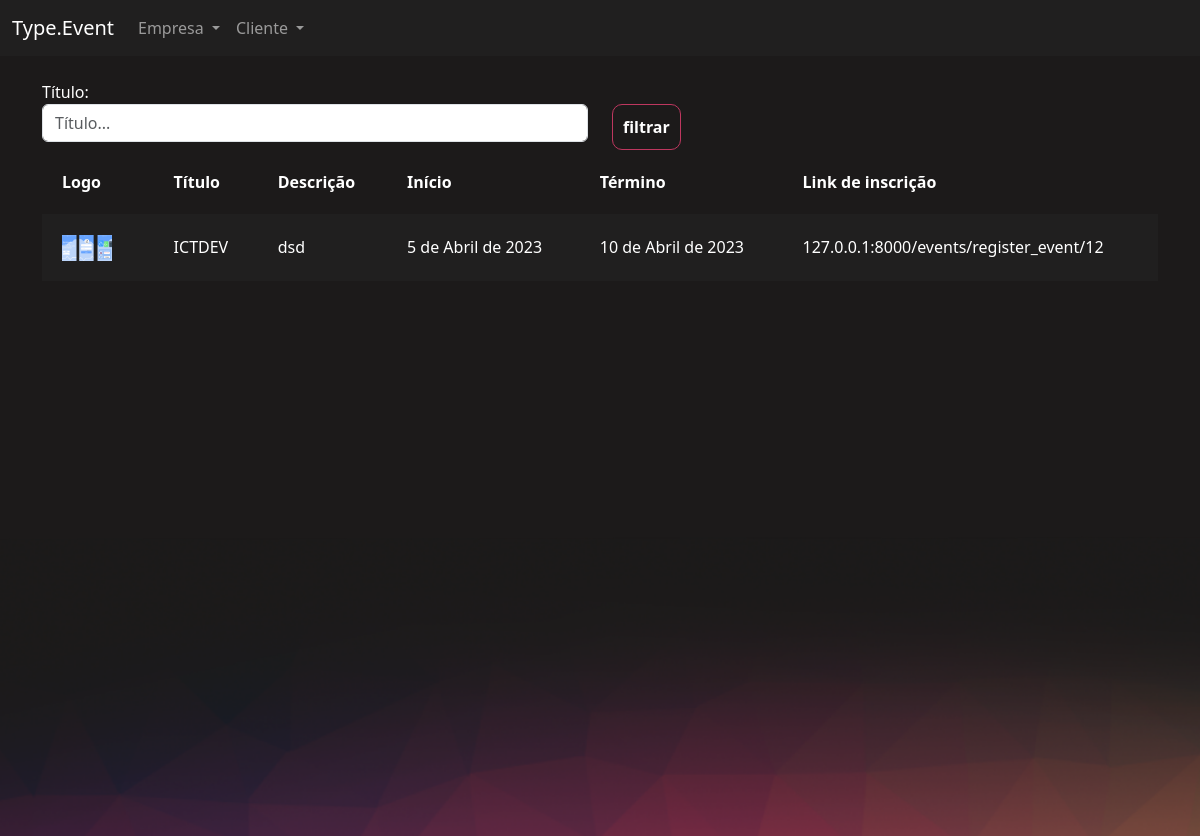
Page /event/manage_event/ (signed in) on the committed database.
### eventos/models.py (models this page shows, shortened)
class Event(models.Model):
    creator = models.ForeignKey(User, on_delete = models.DO_NOTHING, null = True, blank = True)
    name = models.CharField(max_length=200)
    description = models.TextField()
    start_date = models.DateField()
    end_date = models.DateField()
    workload = models.IntegerField()
    logo = models.ImageField(upload_to = 'logo')
    participants = models.ManyToManyField(User, related_name="event_participant", null=True, blank=True)
    cor_principal = models.CharField(max_length = 7)
    cor_secundaria = models.CharField(max_length = 7)
    cor_fundo = models.CharField(max_length = 7)

### eventos/views.py (the view)
# urls.py: path('manage_event/', views.manage_event, name = "manage_event"),
def manage_event(request):
    if request.method == "GET":
        name = request.GET.get('name')
        events = Event.objects.filter(creator = request.user)
        if name:
            events = events.filter(name__contains=name)
        return render(request, 'manage_event.html', {'events': events})

### eventos/templates/manage_event.html (shortened to what this page needs)
{% extends "bases/base_event.html" %}
{% load static %}
{% block 'importacoes' %}
    <link href="{% static 'event/css/manage_event.css' %}" rel="stylesheet">
{% endblock %}
{% block 'conteudo' %}
    <div class="container">
        <br>
        <div class="row">
            <div class="col-md">
                <form action="{% url 'manage_event' %}" method="GET">
                <label>Título:</label>
                <input type="text" placeholder="Título..." class="form-control" name="name">
            </div>
            <div class="col-md">
                <br>
                <input type="submit" class="btn-principal" value="filtrar">
            </div>
        </div>
        <table>
            <tr>
                <th>Logo</th>
                <th>Título</th>
                <th>Descrição</th>
                <th>Início</th>
                <th>Término</th>
                <th>Link de inscrição</th>
            </tr>
            {% for event in events %}
            <tr class="{% cycle 'linha' 'linha2' %}">
                <td width="10%"><a href="{% url "participants_event" event.id %}"><img width="50x" src="/media/{{event.logo}}"></a></td>
                <td>{{event.name}}</td>
                <td>{{event.description}}</td>
                <td>{{event.start_date}}</td>
                <td>{{event.end_date}}</td>
                <td>127.0.0.1:8000/events/register_event/{{event.id}}</td>
            </tr>
            {% endfor %}
        </table>
    </div>
{% endblock %}

### templates/static/geral/css/base.css (style rules this page uses)
body { color: white !important; }
:root { --main-color: #201F1F; --dark-color: #1C1A1A; --contrast-color: #BE375F; --differential-color: #ED8554; }

### templates/static/event/css/manage_event.css (style rules this page uses)
table { width: 100%; padding: 20px; }
.linha { height: 40px; background-color: var(--main-color); padding: 20px; }
td, th { padding: 20px; }

### templates/static/event/css/event.css (style rules this page uses)
body { background-color: #1C1A1A; }

### templates/static/users/css/users.css (style rules this page uses)
.btn-principal { background-color: transparent; border: 1px solid var(--contrast-color); color: white; padding: 10px; border-radius: 10px; font-weight: bold; }

### rows in the picture
Event: logo (picture), name "ICTDEV", description "dsd", start_date "5 de Abril de 2023", end_date "10 de Abril de 2023", id "12"
